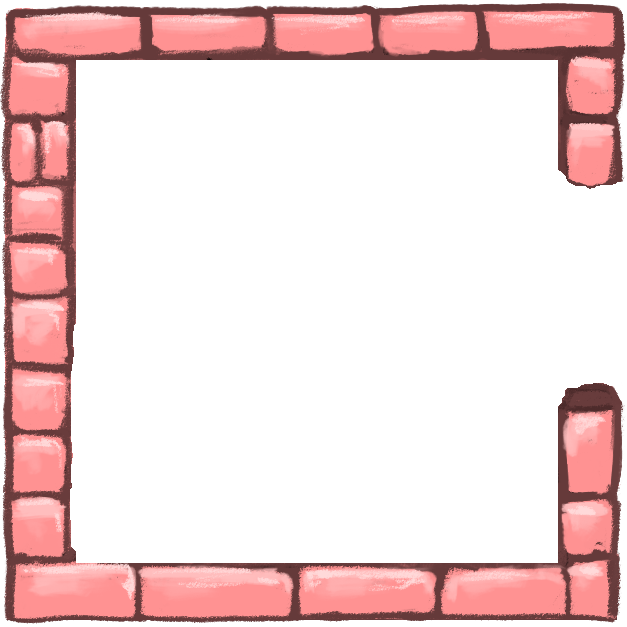
#> input picture Utils/Module-Sentry-Frame.png, 627 x 627 px; its folder holds only this picture in this run
$ python label.py
#> lines starting #> are read from the running program, lines starting #| are printed output that depends on the picture; after the words box and inside, x2 and y2 are one past the last pixel; in counts of white or black regions, pixels touching at a corner belong together
from glob import glob
from scipy.ndimage import label
from PIL import Image
import matplotlib.pyplot as plt
import numpy as np
from random import shuffle


for fname in glob("*.png"):
    if 'mask' in fname: continue
    img = np.asarray(Image.open(fname)) / 255.0

    thr = 0.8

    img[img[..., 3] < 0.1] = 0
    mask = np.max(img[..., :3], -1) > thr
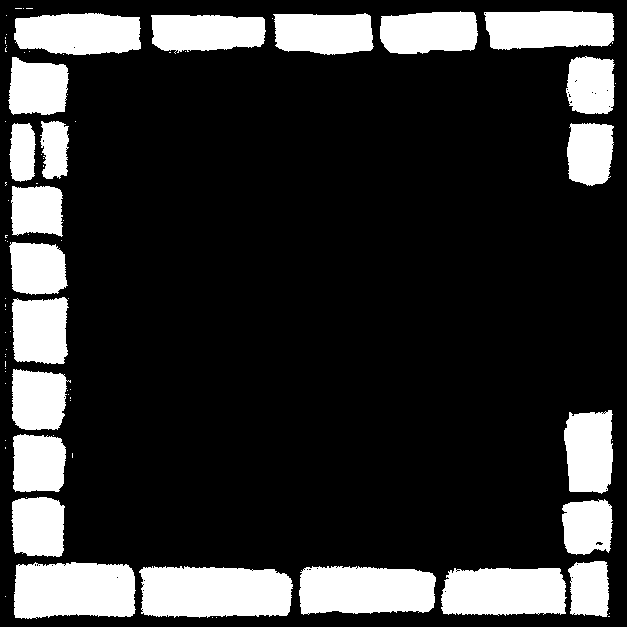
#> mask: shape (627, 627) bool; 20.3% white; 84 white regions (61 under 20 px), largest, box (x1, y1, x2, y2) and area: (139, 566, 293, 618) 7074, (14, 562, 136, 619) 6248, (299, 566, 436, 615) 5901
    labels, num_feats = label(mask)
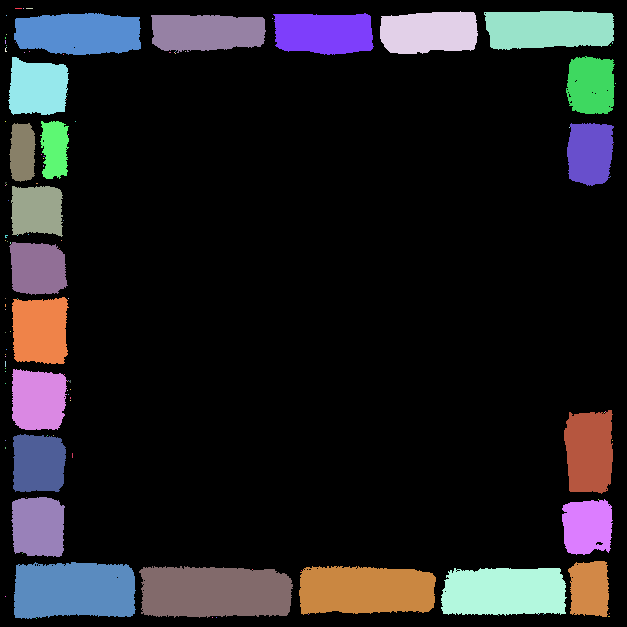
#> labels: shape (627, 627) int32; 120 distinct labels, from 0 to 119; one colour per label, 0 black
#> num_feats = 119

    for f in range(1, num_feats+1):
        if np.sum(labels == f) < 20:
            labels[labels == f] = 0
#> labels: shape (627, 627) int32; 24 distinct labels, from 0 to 106

    labels, num_feats = label(labels != 0)
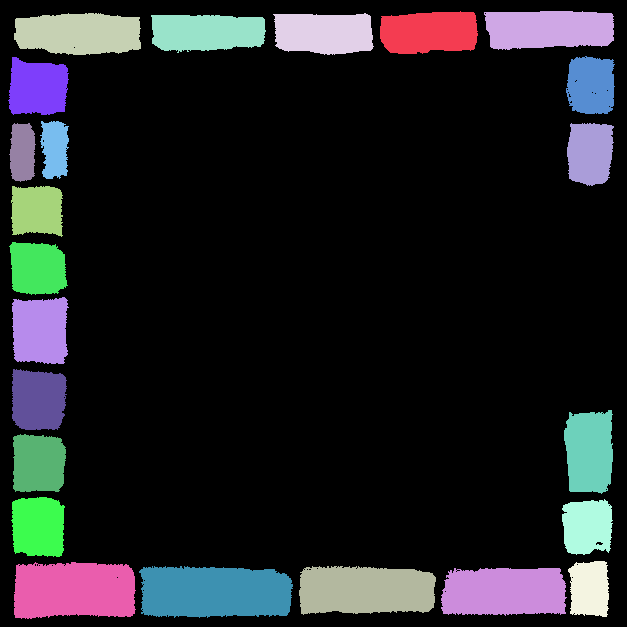
#> labels: shape (627, 627) int32; 24 distinct labels, from 0 to 23; one colour per label, 0 black
#> num_feats = 23


    labels_shuffle = np.arange(1, num_feats+1)
#> labels_shuffle = 23 values from 1 to 23
    shuffle(labels_shuffle)
    labels_shuffle = np.concatenate([[0], labels_shuffle], 0)

    shuffled = 1.0 * labels_shuffle[labels] / num_feats * 256
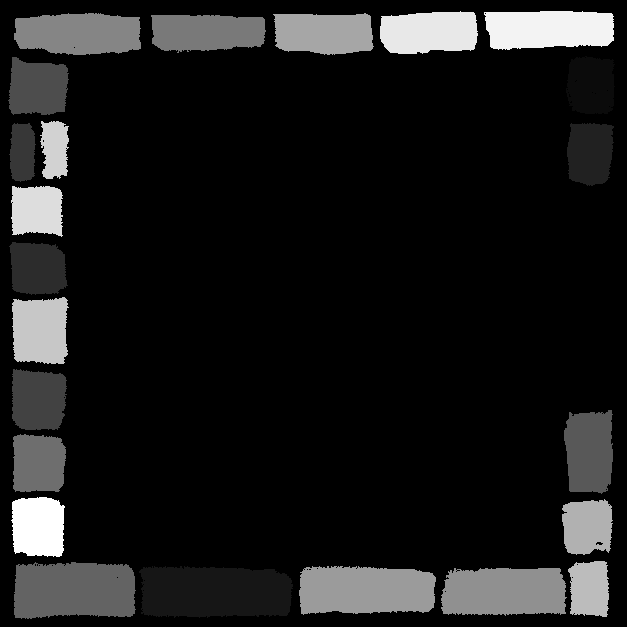
#> shuffled: shape (627, 627) float64; min 0, max 256, mean 26.6; drawn with min black and max white

    labels = shuffled.astype(np.uint8)

    Image.fromarray(labels).save(fname.replace(".png", "_mask.png"))

    # plt.imshow(shuffled)
    # plt.show()

$ run again, on Utils/Module-SolidBase-Front.png
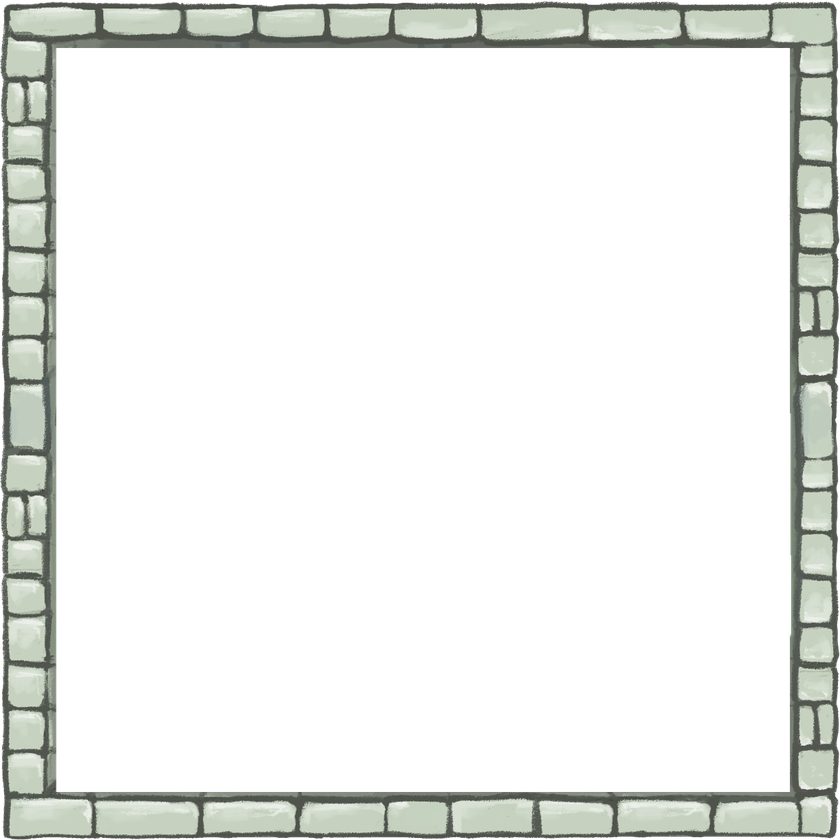
#> input picture Utils/Module-SolidBase-Front.png, 840 x 840 px, shrunk from 1224 x 1225 before the run
#> mask: shape (840, 840) bool; 11.3% white; 96 white regions (32 under 20 px), largest, box (x1, y1, x2, y2) and area: (95, 801, 198, 835) 3128, (10, 799, 92, 836) 2732, (482, 8, 583, 39) 2695
#> `labels, num_feats = label(mask)`: num_feats = 123
#> `labels, num_feats = label(labels != 0)`:
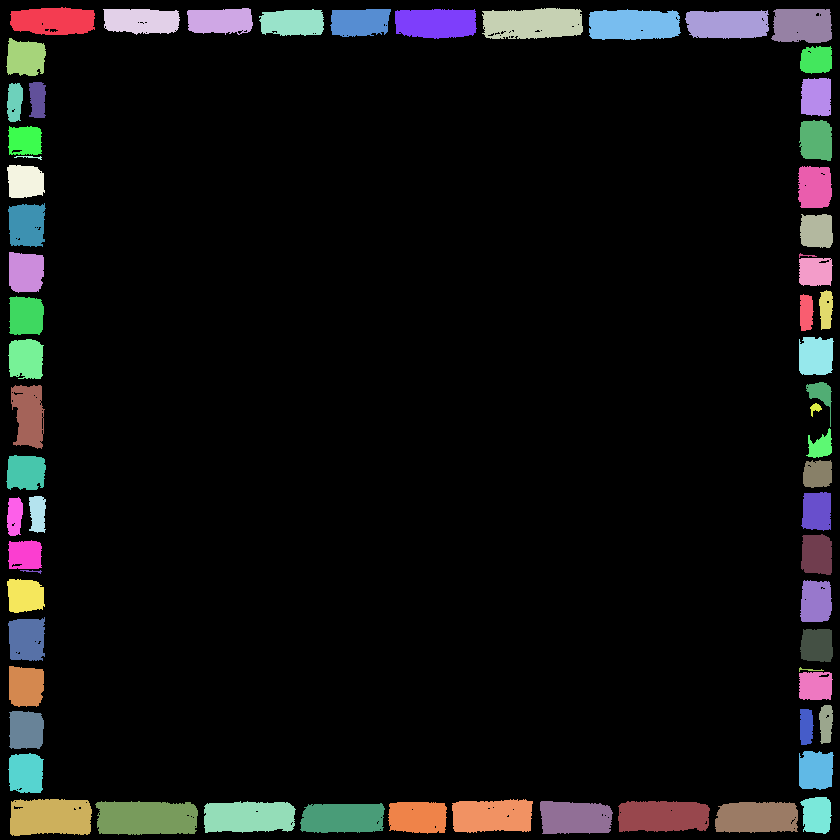
#> labels: shape (840, 840) int32; 65 distinct labels, from 0 to 64; one colour per label, 0 black
#> `labels, num_feats = label(labels != 0)`: num_feats = 64
#> `shuffled = 1.0 * labels_shuffle[labels] / num_feats * 256`:
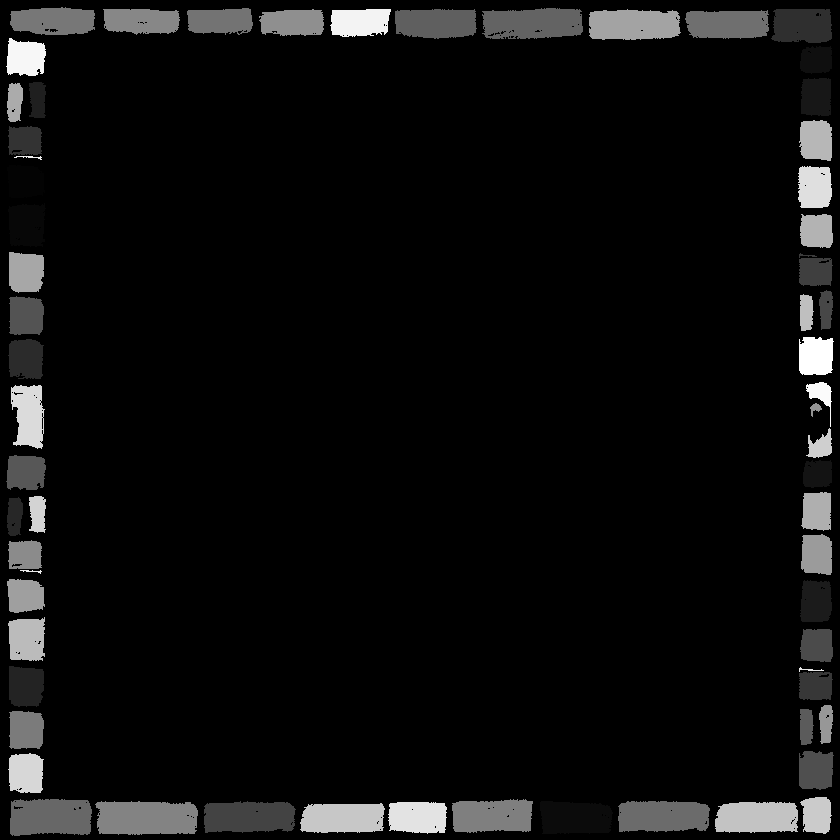
#> shuffled: shape (840, 840) float64; min 0, max 256, mean 14.2; drawn with min black and max white
